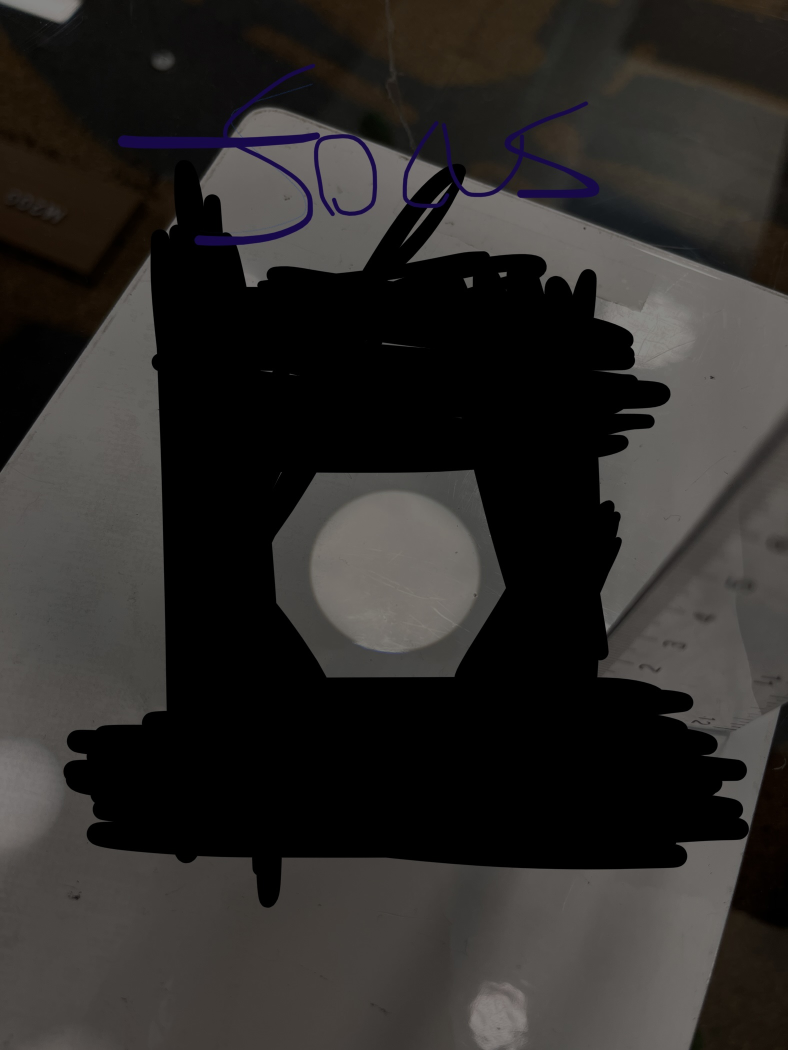
#> input picture Chapter 3/Hood of focus Images/Focus.jpg, 1576 x 2100 px, found by its file name (shown at 1/2 size)
$ jupyter execute ' Hood Of focus Code.ipynb'
#> lines starting #> are read from the running program, lines starting #| are printed output that depends on the picture
# Neighorhood of Focus
## Code

[cell 1]
# Importing Modules
import numpy as np
import matplotlib.pyplot as plt
import pandas as pd

## Image Irradiance Data Manipulation

[cell 2]
# Importing 1st part of Lens relay images
imagefile_focus = '/Users/benjaminhogan/Library/Mobile Documents/com~apple~CloudDocs/School/Optics/Chapter 3/Hood of focus Images/Focus.jpg'
A_1 = plt.imread(imagefile_focus)
#> A_1 is the input picture: shape (2100, 1576, 3); mean R, G, B 45.5, 43.1, 41.1

imagefile_above_focus = '/Users/benjaminhogan/Library/Mobile Documents/com~apple~CloudDocs/School/Optics/Chapter 3/Hood of focus Images/Above Focus.jpg'
A_2 = plt.imread(imagefile_above_focus);
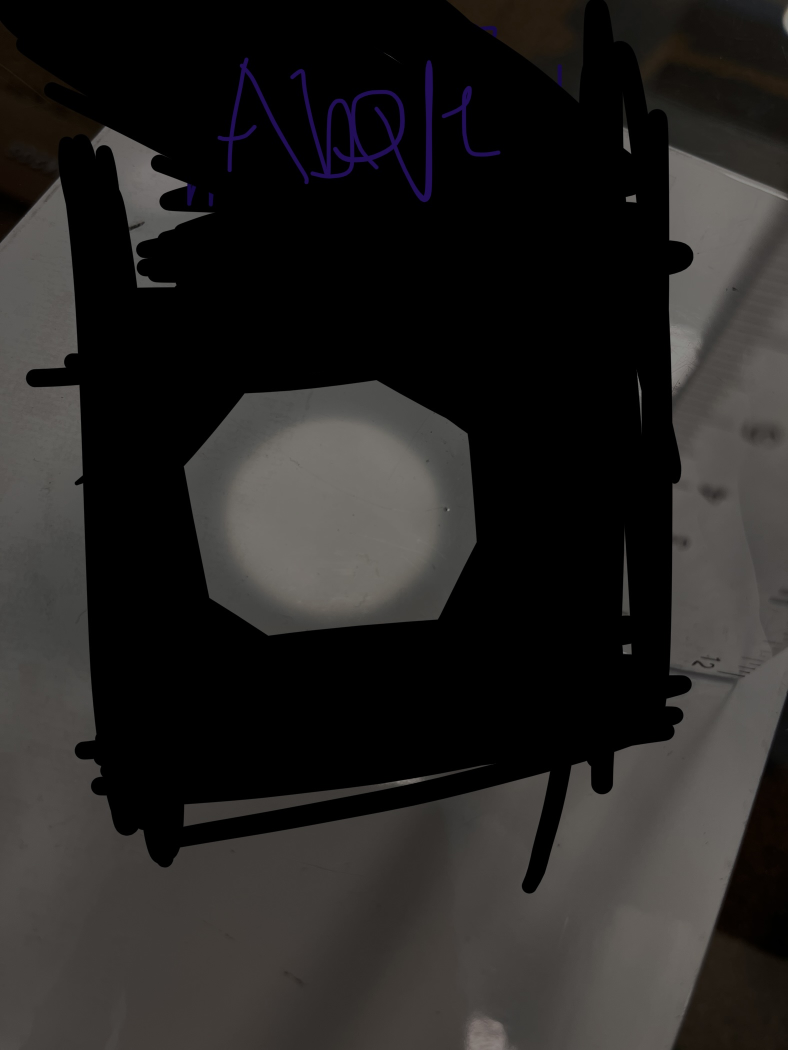
#> input picture Chapter 3/Hood of focus Images/Above Focus.jpg, 1576 x 2100 px, found by its file name (shown at 1/2 size)
#> A_2 is the input picture: shape (2100, 1576, 3); mean R, G, B 37.7, 35.7, 34.4

imagefile_below_focus = '//Users/benjaminhogan/Library/Mobile Documents/com~apple~CloudDocs/School/Optics/Chapter 3/Hood of focus Images/Below Focus.jpg'
A_3 = plt.imread(imagefile_below_focus);
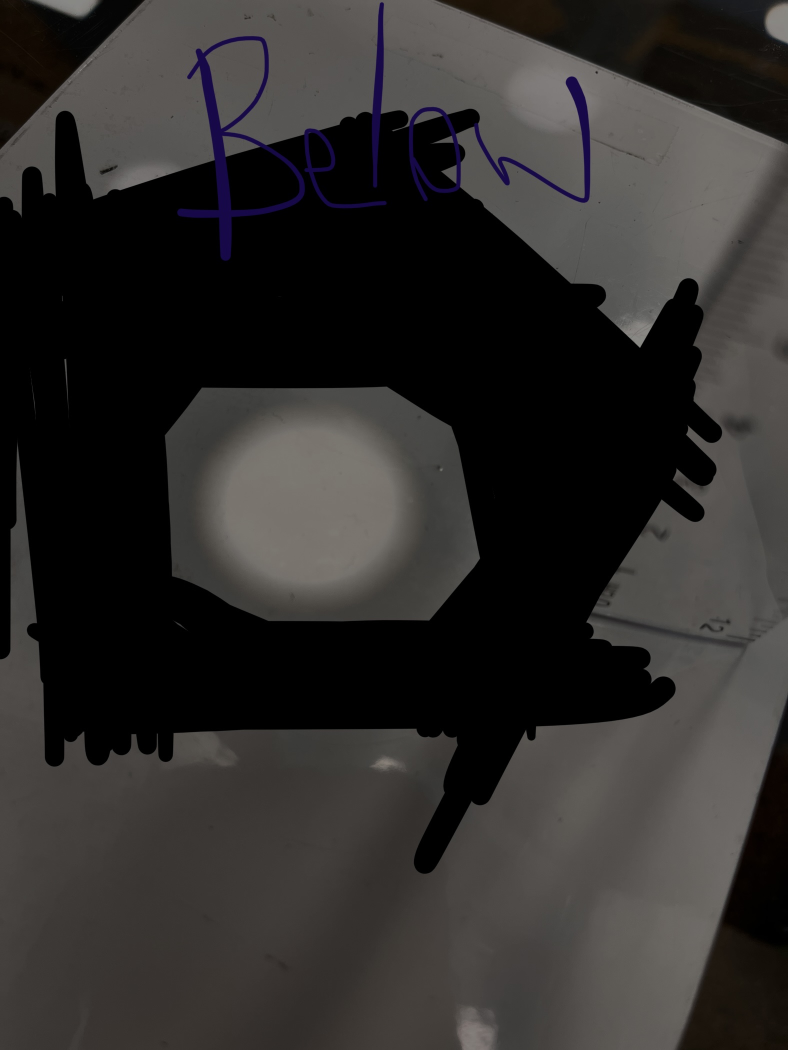
#> input picture Chapter 3/Hood of focus Images/Below Focus.jpg, 1576 x 2100 px, found by its file name (shown at 1/2 size)
#> A_3 is the input picture: shape (2100, 1576, 3); mean R, G, B 47.6, 45.4, 44

[cell 3]
# Performing Normalization of data and cutting the data

# Focused Lens
A_1 = A_1/255
A_1 = np.mean(A_1[:,:,0:2],2)
#> A_1: shape (2100, 1576) float64
print(A_1)
#> (printed output is left out)
col_1 = 800
cut_1 = (A_1[:,col_1]);
#> cut_1 = 2100 values, max 0.484 at index 1181, min 0 at index 427, mean 0.171
softcut_1 = np.convolve(cut_1,np.ones(10),'valid')/10
#> softcut_1 = 2091 values, max 0.464 at index 1102, min 0 at index 427, mean 0.171

#  Above Focus Lens
A_2 = A_2/255;
A_2 = np.mean(A_2[:,:,0:2],2)
#> A_2: shape (2100, 1576) float64
print(A_2)
#> (printed output is left out)
col_2 = 678
cut_2 = (A_2[:,col_2])
#> cut_2 = 2100 values, max 0.457 at index 927, min 0 at index 0, mean 0.146
softcut_2 = np.convolve(cut_2,np.ones(10),'valid')/10
#> softcut_2 = 2091 values, max 0.454 at index 922, min 0 at index 0, mean 0.147

# Below Focused Lense
A_3 = A_3/255;
A_3 = np.mean(A_3[:,:,0:2],2)
#> A_3: shape (2100, 1576) float64
print(A_3)
#> (printed output is left out)
col_3 = 650
cut_3 = A_3[:,col_3];
#> cut_3 = 2100 values, max 0.484 at index 1121, min 0 at index 258, mean 0.204
softcut_3 = np.convolve(cut_3,np.ones(10),'valid')/10
#> softcut_3 = 2091 values, max 0.476 at index 1116, min 0 at index 294, mean 0.203

[cell 4]
# X Data for graphing
x_1 = np.linspace(0, 100, num = 2100, endpoint = True, retstep = False, dtype = None)
x_2 = np.linspace(0, 100, num = 2091 , endpoint = True, retstep = False, dtype = None)

[cell 5]
plt.figure()
plt.grid()
plt.plot(x_1,cut_1, label='Focused Lens');
plt.plot(x_1,cut_2, label='Above Focus Lens');
plt.plot(x_1,cut_3, label='Below Lens');
plt.xlabel('Distance Along Cut (%)')
plt.ylabel('(Irradiance')
plt.title('Neighborhood of Focus Rough')
plt.legend()
plt.xlim(35,65)
plt.savefig('Neighborhood of Focus Rough')
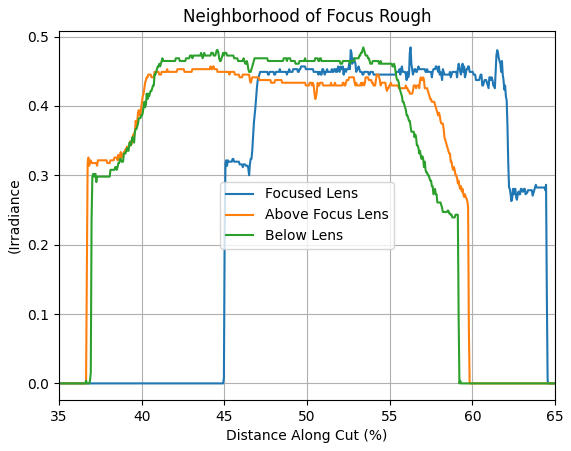
#> figure drawn by matplotlib, 1 panel; curve peaks at x = 56.26, y = 0.484; curve peaks at x = 44.16, y = 0.457; curve peaks at x = 53.41, y = 0.484
plt.show()

plt.figure()
plt.grid()
plt.plot(x_2,softcut_1, label='Focused Lens')
plt.plot(x_2,softcut_2, label='Above Focus Lens');
plt.plot(x_2,softcut_3, label='Below Lens');
plt.xlabel('Distance Along Cut (%)')
plt.ylabel('Irradiance')
plt.title('Neighborhood of Focus Smoothed')
plt.xlim(35,65)
plt.legend()
plt.savefig('Neighborhood of Focus Smoothed')
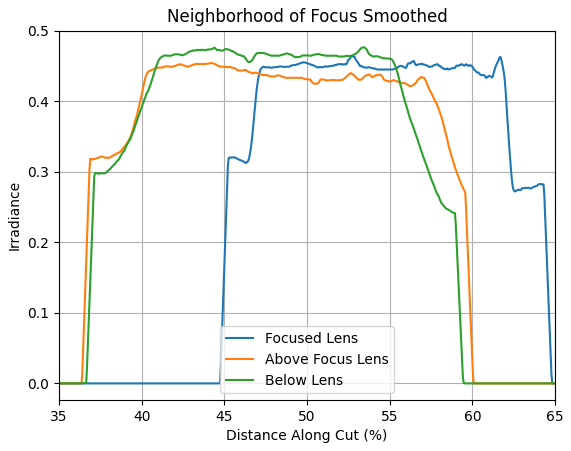
#> figure drawn by matplotlib, 1 panel; curve peaks at x = 52.73, y = 0.464; curve peaks at x = 44.11, y = 0.454; curve peaks at x = 53.4, y = 0.476
plt.show()

# Monte-Carlo Simulation
## Importing Data

[cell 6]
# Importing 1st part of Lens relay images
imagefile_focus = '/Users/benjaminhogan/Library/Mobile Documents/com~apple~CloudDocs/School/Optics/Chapter 3/Hood of focus Images/Focused.png'
A_1 = plt.imread(imagefile_focus)
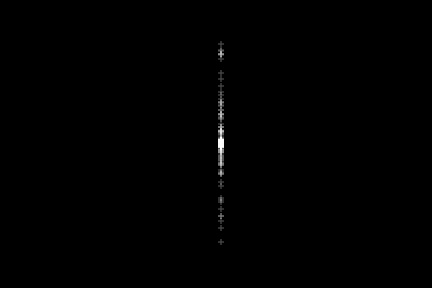
#> input picture Chapter 3/Hood of focus Images/Focused.png, 432 x 288 px, found by its file name
#> A_1 is the input picture: shape (288, 432, 4) float32; mean R, G, B, A 0.00245, 0.00245, 0.00245, 1

imagefile_above_focus = '/Users/benjaminhogan/Library/Mobile Documents/com~apple~CloudDocs/School/Optics/Chapter 3/Hood of focus Images/Above.png'
A_2 = plt.imread(imagefile_above_focus);
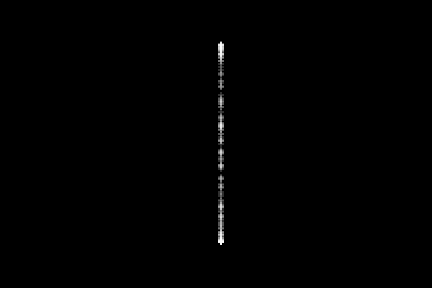
#> input picture Chapter 3/Hood of focus Images/Above.png, 432 x 288 px, found by its file name
#> A_2 is the input picture: shape (288, 432, 4) float32; mean R, G, B, A 0.00377, 0.00377, 0.00377, 1

imagefile_below_focus = '//Users/benjaminhogan/Library/Mobile Documents/com~apple~CloudDocs/School/Optics/Chapter 3/Hood of focus Images/Below.png'
A_3 = plt.imread(imagefile_below_focus);
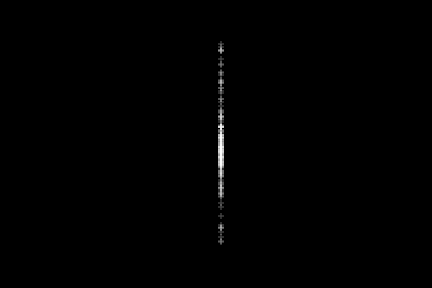
#> input picture Chapter 3/Hood of focus Images/Below.png, 432 x 288 px, found by its file name
#> A_3 is the input picture: shape (288, 432, 4) float32; mean R, G, B, A 0.0035, 0.0035, 0.0035, 1

[cell 7]
# Performing Normalization of data and cutting the data

# Focused Lens
A_1 = A_1/255
A_1 = np.mean(A_1[:,:,0:2],2)
#> A_1: shape (288, 432) float32
print(A_1)
#> (printed output is left out)
col_1 = 221
cut_1 = (A_1[:,col_1]);
#> cut_1 = 288 values, max 0.00388 at index 138, min 0 at index 0, mean 0.0011
softcut_1 = np.convolve(cut_1,np.ones(10),'valid')/10
#> softcut_1 = 279 values, max 0.00388 at index 138, min 0 at index 0, mean 0.00114

#  Above Focus Lens
A_2 = A_2/255;
A_2 = np.mean(A_2[:,:,0:2],2)
#> A_2: shape (288, 432) float32
print(A_2)
#> (printed output is left out)
col_2 = 221
cut_2 = (A_2[:,col_2])
#> cut_2 = 288 values, max 0.00388 at index 46, min 0 at index 0, mean 0.0017
softcut_2 = np.convolve(cut_2,np.ones(10),'valid')/10
#> softcut_2 = 279 values, max 0.00382 at index 44, min 0 at index 0, mean 0.00176

# Below Focused Lense
A_3 = A_3/255;
A_3 = np.mean(A_3[:,:,0:2],2)
#> A_3: shape (288, 432) float32
print(A_3)
#> (printed output is left out)
col_3 = 221
cut_3 = A_3[:,col_3];
#> cut_3 = 288 values, max 0.00388 at index 147, min 0 at index 0, mean 0.00151
softcut_3 = np.convolve(cut_3,np.ones(10),'valid')/10
#> softcut_3 = 279 values, max 0.00386 at index 144, min 0 at index 0, mean 0.00156

[cell 8]
# X Data for graphing
x_1 = np.linspace(0, 100, num = 288, endpoint = True, retstep = False, dtype = None)
x_2 = np.linspace(0, 100, num = 279 , endpoint = True, retstep = False, dtype = None)


x_11 = np.linspace(0, 100, num = 212, endpoint = True, retstep = False, dtype = None)
x_12 = np.linspace(0, 100, num = 203, endpoint = True, retstep = False, dtype = None)

len(x_2), len(softcut_1)
#> Out = (279, 279)

[cell 9]
plt.figure()
plt.grid()
plt.plot(x_1,cut_1, label='Focused Lens');
plt.plot(x_1,cut_2, label='Above Focus Lens');
plt.plot(x_1,cut_3, label='Below Lens');
plt.xlabel('Distance Along Cut (%)')
plt.ylabel('(Irradiance')
plt.title('Neighborhood of Focus Rough Monte-Carlo')
plt.legend()
plt.xlim(35,65)
plt.savefig('Neighborhood of Focus Rough Monte-Carlo')
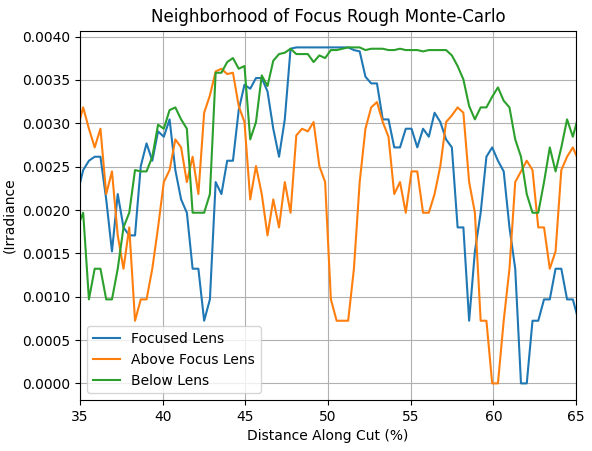
#> figure drawn by matplotlib, 1 panel; curve peaks at x = 48.08, y = 0.00388; curve peaks at x = 16.03, y = 0.00388; curve peaks at x = 51.22, y = 0.00388
plt.show()

plt.figure()
plt.grid()
plt.plot(x_2,softcut_1, label='Focused Lens')
plt.plot(x_2,softcut_2, label='Above Focus Lens');
plt.plot(x_2,softcut_3, label='Below Lens');
plt.xlabel('Distance Along Cut (%)')
plt.ylabel('Irradiance')
plt.title('Neighborhood of Focus Smoothed Monte-Carlo')
plt.xlim(35,65)
plt.legend()
plt.savefig('Neighborhood of Focus Smoothed Monte-Carlo')
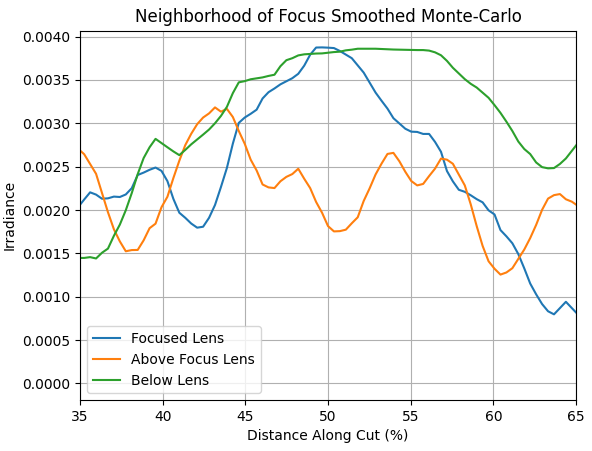
#> figure drawn by matplotlib, 1 panel; curve peaks at x = 49.64, y = 0.00388; curve peaks at x = 15.83, y = 0.00382; curve peaks at x = 51.8, y = 0.00386
plt.show()
